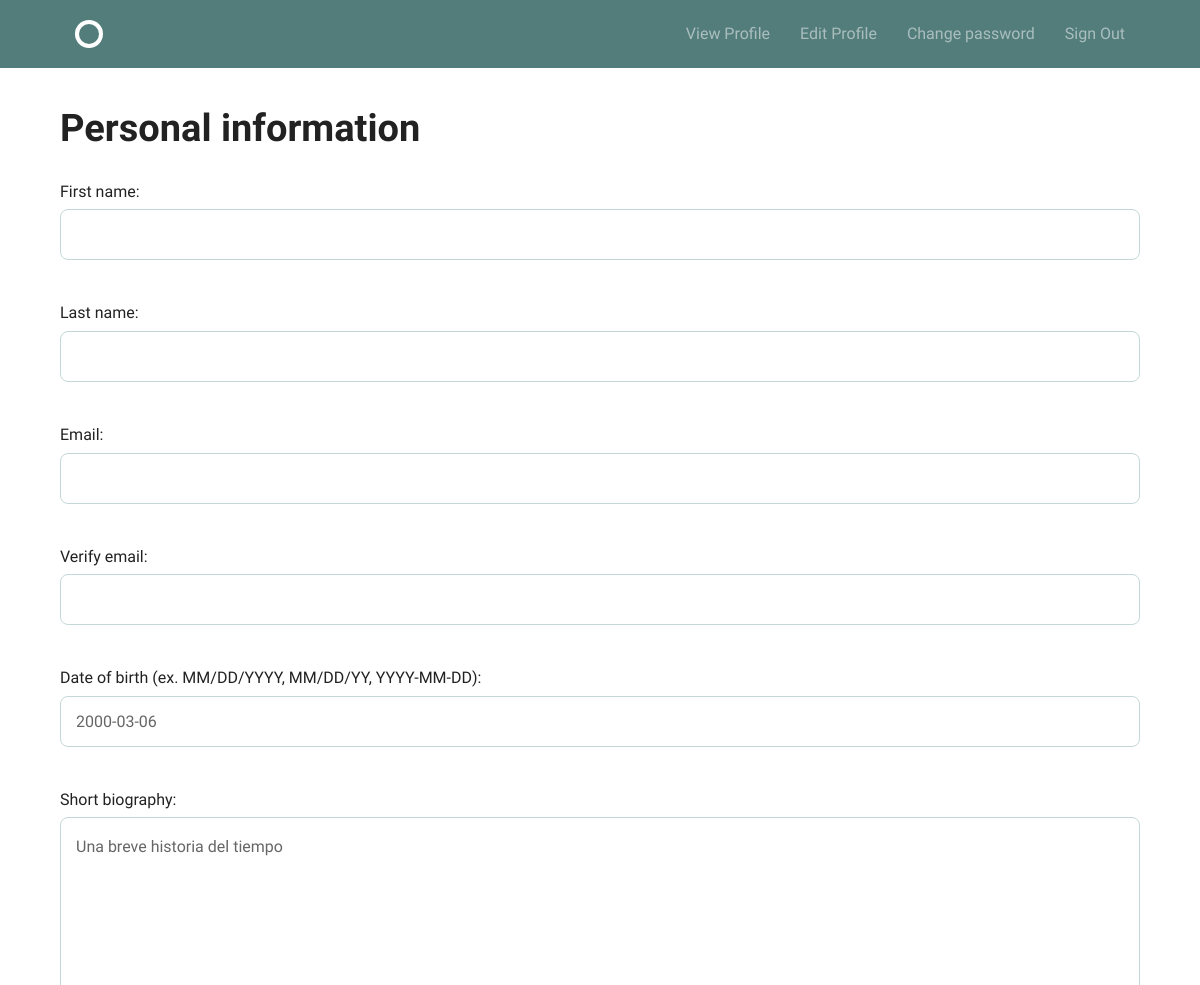
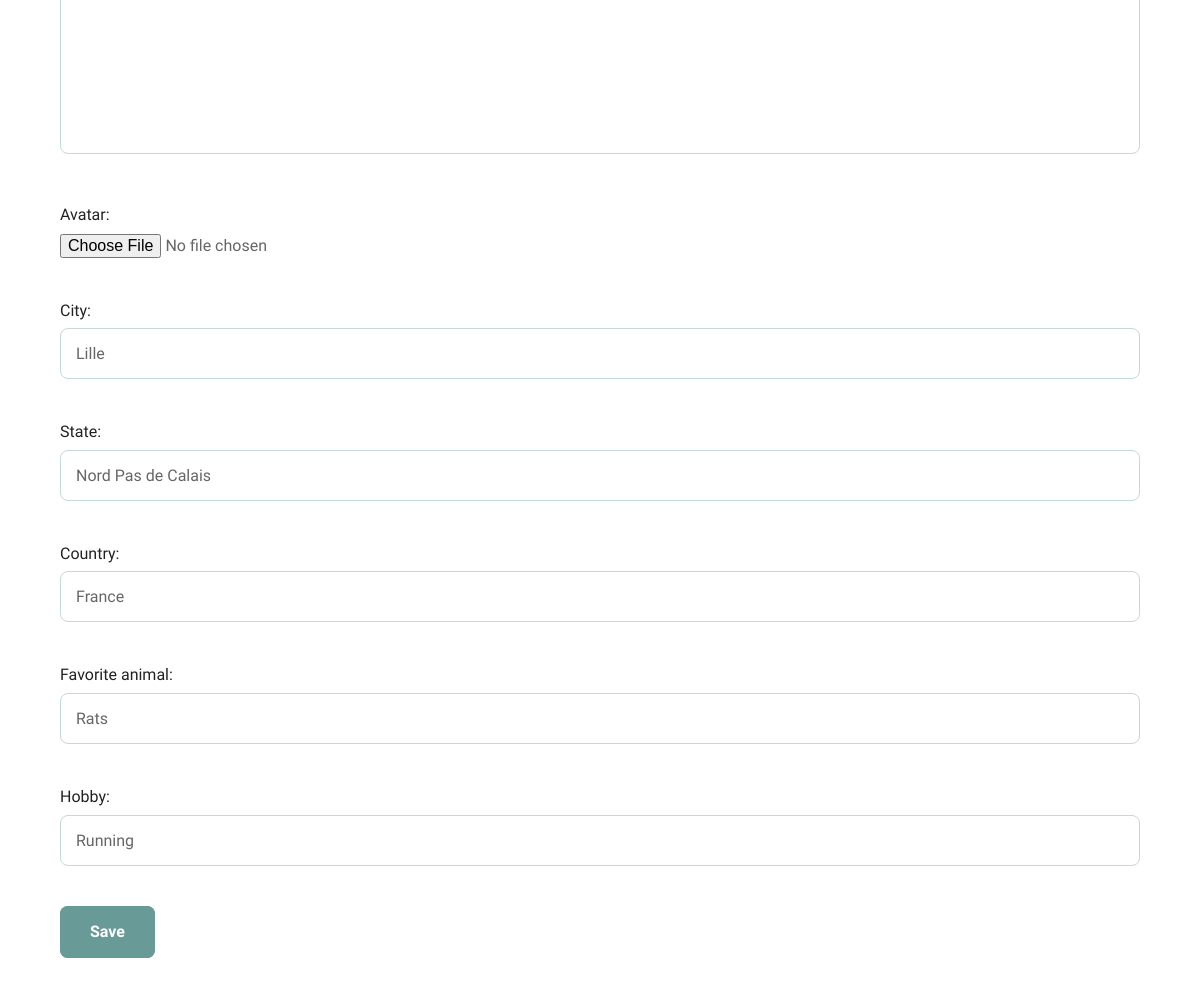
Screenshot of /accounts/profile/edit/ (signed in) with the database file from the repository (2 pictures, top to bottom).
### accounts/models.py (models this page shows)
class Profile(models.Model):
    username = models.OneToOneField(User,on_delete=models.CASCADE)
    first_name = models.CharField(max_length=255, blank=True)
    last_name = models.CharField(max_length=255, blank=True)
    email = models.EmailField(null=True,blank=True,unique=True)
    date_birth = models.DateField(null=True,blank=True)
    avatar = models.ImageField(
                               upload_to='images/',
                               null=True,
                               blank=True
                               )
    bio = models.TextField(max_length=255, blank=True)
    city = models.CharField(max_length=255, blank=True)
    state = models.CharField(max_length=255, blank=True)
    country = models.CharField(max_length=255, blank=True)
    fav_animal = models.CharField(max_length=255, blank=True)
    hobby = models.CharField(max_length=255, blank=True)

### accounts/views.py (the view)
# urls.py: url(r'profile/edit/$', views.profile_edit, name='profile_edit'),
@login_required
@transaction.atomic
def profile_edit(request):
    if request.method == 'POST':
        profile_form = forms.ProfileForm(
                                        request.POST,
                                        request.FILES,
                                        instance=request.user.profile
                                        )
        if profile_form.is_valid():
            profile_form.save()
            messages.success(request,'Profile was successfully updated!')
            return redirect('accounts:profile')
    else:
        profile_form = forms.ProfileForm(instance=request.user.profile)
    return render(request, 'accounts/profile_edit.html', {
        'profile_form': profile_form
        })

### accounts/forms.py (shortened to what this page needs)
class ProfileForm(forms.ModelForm):
    confirm_email = forms.EmailField(label='Verify email')
    date_birth = forms.DateField(
        input_formats=['%m/%d/%Y', '%m/%d/%y', '%Y-%m-%d',],
        label='Date of birth (ex. MM/DD/YYYY, MM/DD/YY, YYYY-MM-DD)')
    class Meta:
        model = models.Profile
        fields = (
            'first_name',
            'last_name',
            'email',
            'confirm_email',
            'date_birth',
            'bio',
            'avatar',
            'city',
            'state',
            'country',
            'fav_animal',
            'hobby',
            )
        labels = {
            'bio': 'Short biography',
            'fav_animal': 'Favorite animal',
            }

### accounts/templates/accounts/profile_edit.html (shortened to what this page needs)
{% extends 'layout.html' %}
{% block body %}
    <div class="row columns">
        <h1>Personal information</h1>
        <form method="POST" enctype="multipart/form-data" action="">
            <section>
              {{ profile_form.as_p }}
            </section>
            <input type="submit" class="button-primary" value="Save">
        </form>
    </div>
{% endblock %}

### assets/css/global.css (style rules this page uses)
html { font-family: sans-serif; -ms-text-size-adjust: 100%; -webkit-text-size-adjust: 100%; }
body { margin: 0; }
article, aside, details, figcaption, figure, footer, header, hgroup, main, menu, nav, section, summary { display: block; }
h1 { font-size: 2em; margin: 0.67em 0; }
button, input, optgroup, select, textarea { color: inherit; font: inherit; margin: 0; }
input[type="reset"], input[type="submit"] { -webkit-appearance: button; cursor: pointer; }
input { line-height: normal; }
textarea { overflow: auto; }
html { font-size: 62.5%; }
body { font-size: 1.5em; line-height: 1.6; font-weight: 400; font-family: "Cousine"; color: #666; }
h1, h2, h3, h4, h5, h6 { margin-top: 0; margin-bottom: 2rem; font-weight: bold; font-family: "Work Sans", sans-serif; color: #222; }
h1 { font-size: 3.8rem; }
@media (min-width: 550px) { h1 { font-size: 3.8rem; } }
p { margin-top: 0; font-size: 1.6rem; }
.button, button, input[type="submit"], input[type="reset"], input[type="button"] { font-family: "Work Sans", sans-serif; font-size: 1.6rem; padding: 18px 30px; border: 0; margin-right: 10px; border-radius: 8px; font-weight: bold; display: inline-block; white-space: nowrap; box-sizing: border-box; line-height: 1; text-decoration: none; color: #689b98; background: none; box-shadow: 0 0 0 2px #689b98 inset; position: relative; -webkit-transition: 0.2s; -moz-transition: 0.2s; -ms-transition: 0.2s; -o-transition: 0.2s; transition: 0.2s; }
.button.button-primary, input[type="submit"].button-primary, input[type="reset"].button-primary, input[type="button"].button-primary, button.button-primary { color: #fff; background-color: #689b98; }
textarea { padding: 15px; border: 1px solid #c4d8d7; box-shadow: none; box-sizing: border-box; min-height: 200px; width: 100%; font-size: 1.6rem; line-height: 1.8; border-radius: 8px; -webkit-appearance: none; -moz-appearance: none; appearance: none; outline: none; }
input[type="email"], input[type="number"], input[type="search"], input[type="text"], select, input[type="tel"], input[type="url"], input[type="password"] { background: #fff; width: 100%; color: #666; border-radius: 8px; border: 1px solid #c4d8d7; padding: 15px; margin-bottom: 15px; outline: none; box-sizing: border-box; font-size: 1.6rem; font-family: "Work Sans", sans-serif; -webkit-appearance: none; -moz-appearance: none; appearance: none; -webkit-transition: 0.2s; -moz-transition: 0.2s; -ms-transition: 0.2s; -o-transition: 0.2s; transition: 0.2s; }
label, legend { display: block; margin-bottom: 0.5rem; color: #222; font-family: "Work Sans", sans-serif; }
input, textarea, select, fieldset { margin-bottom: 1.5rem; }
pre, blockquote, dl, figure, table, p, ul, ol, form { margin-bottom: 2.5rem; }

### rows the page displays
Profile: date_birth "2000-03-06", bio "Una breve historia del tiempo", city "Lille", state "Nord Pas de Calais", country "France", fav_animal "Rats", hobby "Running"
